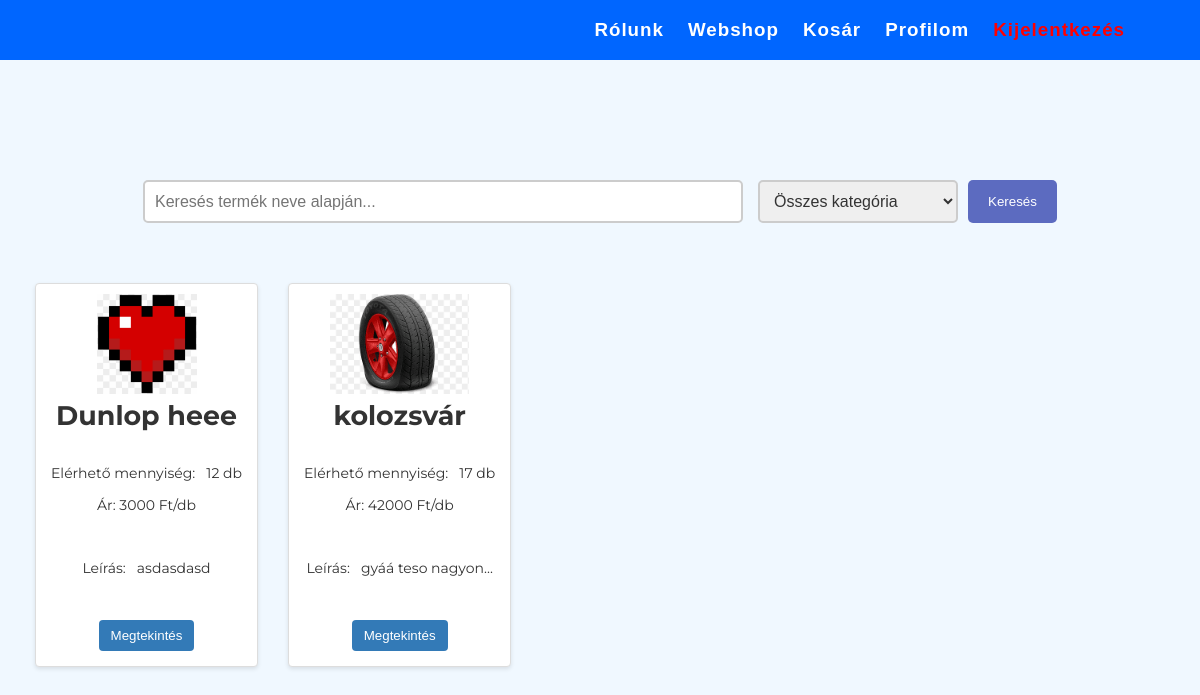
The page /user/vasarlas.php (signed in) on the database its author committed.
### tables this page shows
CREATE TABLE `termekek` (
  `termek_id` int(11) NOT NULL,
  `nev` varchar(64) NOT NULL,
  `szelesseg` int(11) NOT NULL,
  `profil` int(11) NOT NULL,
  `atmero` int(11) NOT NULL,
  `kategoria_id` int(11) NOT NULL,
  `kep_id` int(11) NOT NULL,
  `ar` int(11) NOT NULL,
  `mennyiseg` int(11) NOT NULL,
  `leiras` varchar(512) NOT NULL
);

CREATE TABLE `kepek` (
  `kep_id` int(11) NOT NULL,
  `file_name` varchar(255) NOT NULL,
  `file_type` varchar(50) NOT NULL,
  `file_size` int(11) NOT NULL
);

### user/vasarlas.php (the view, shortened to what this page needs)
<?php
include ('../php/config.php');
$query = "SELECT termekek.*, kepek.file_name FROM termekek LEFT JOIN kepek ON termekek.kep_id = kepek.kep_id";
$query .= " ORDER BY termek_id DESC";
$termekek = mysqli_query($con, $query);
?>
<!DOCTYPE html>
<html lang="en">
<head>
    <link rel="stylesheet" href="https://unpkg.com/boxicons@latest/css/boxicons.min.css">
    <link rel="stylesheet" href="../css/styles.css">
    <link rel="stylesheet" href="buy.css">
</head>
<body>
    <header>
        <nav class="nav" id="navbar">
            <ul class="nav__list" id="navlinkitems">
                <li class="nav__item">
                    <a href="./rolunk.php" class="nav__link" id="about">Rólunk</a>
                </li>
                <li class="nav__item">
                    <a href="./vasarlas.php" class="nav__link" id="service">Webshop</a>
                </li>
                <li class="nav__item">
                    <a href="kosar.php" class="nav__link" id="cart">Kosár</a>
                </li>
                <li class="nav__item">
                    <a href="./profile.php" class="nav__link" id="contact">Profilom</a>
                </li>
                <li class="nav_item">
                    <a href="../logout.php" class="nav__link" style="color:red" id="logout">Kijelentkezés</a>
                </li>
            </ul>
        </nav>
    </header>
    <div class="search-bar" style="margin-top:120px">
        <form method="post" action="">
            <input type="text" name="termek_neve" placeholder="Keresés termék neve alapján..."
                value="<?php echo isset($_POST['termek_neve']) ? $_POST['termek_neve'] : ''; ?>" />
            <select name="kategoria">
                <option value="0">Összes kategória</option>
            </select>
            <input type="submit" name="keres" value="Keresés" />
        </form>
    </div>
    <div class="row" style="display:flex">
        <?php
        if (isset($termekek)) {
            while ($row = mysqli_fetch_assoc($termekek)) {
                $kepid = $row['kep_id'];
                $kepek = mysqli_query($con, "SELECT * FROM kepek WHERE kep_id =  '$kepid'");
                $kep_row = mysqli_fetch_assoc($kepek); ?>
                <div class="col-md-4 col-sm-4 col-xs-12 text-center">
                    <div class="panel panel-pricing" style="margin-top:200px">
                        <div class="panel-heading">
                            <i class="fa"><img src="../uploads/<?php echo $kep_row['file_name'] ?>"
                                    style="width: auto; height: 100px;" alt="" /></i>
                            <h3><?php echo $row['nev']; ?></h3>
                        </div>
                        <div class="panel-body text-center">
                            <p class="p-title">Elérhető mennyiség: &nbsp;
                                <?php echo $row['mennyiseg'] . " db"; ?>
                            </p>
                            <p class="p-title">Ár:<?php echo "&nbsp;" . $row['ar'] . " Ft/db"; ?></p>
                        </div>
                        <?php
                        $maxLength = 18;
                        if (isset($row['leiras'])) {
                            $leiras = $row['leiras'];
                            if (strlen($leiras) > $maxLength) {
                                $shortDescription = substr($leiras, 0, $maxLength);
                                $shortDescription .= '...';
                            } else {
                                $shortDescription = $leiras;
                            }
                        }
                        ?>
                        <div class="panel-body text-center">
                            <p class="p-info">Leírás: &nbsp; <?php echo $shortDescription; ?></p>
                        </div>
                        <div class="panel-body text-center">
                            <form method="post" action="../user/megtekint.php">
                                <input type="submit" class="btn sub-btn" name="szerk" id="szerk" value="Megtekintés">
                            </form>
                        </div>
                    </div>
                </div>
                <?php
            }
        }
        ?>
    </div>
</body>
</html>

### css/styles.css (style rules this page uses)
html { font-size: 62.5%; }
body { font-family: "Montserrat", sans-serif; font-size: clamp(1.6rem, 0.3125vw + 1.5rem, 2rem); }
p { -webkit-margin-before: 0px; margin-block-start: 0px; -webkit-margin-after: 0px; margin-block-end: 0px; }
h3 { font-size: clamp(2.16rem, 0.60359375vw + 1.96685rem, 2.9326rem); }
h1, h2, h3, h4, h5, h6 { font-weight: 700; -webkit-margin-before: 0px; margin-block-start: 0px; -webkit-margin-after: 0px; margin-block-end: 0px; }
html { scroll-behavior: smooth; }
* { margin: 0; padding: 0; box-sizing: border-box; }
body { margin: 0; font-family: "Source Sans Pro", sans-serif; line-height: 1.6; overflow-x: hidden; background: var(--bg-color); }
.nav { background-color: #0066ff; color: #fff; height: 6rem; width: 100%; display: block; justify-content: flex-start; font-weight: 300; position: relative; padding: 15px; left: 0; top: 0; }
.nav__list { list-style: none; display: flex; justify-content: flex-end; padding: 0vh 4vw; }
.nav__link { color: inherit; text-decoration: none; margin-right: 50px; position: relative; font-family: "Raleway", sans-serif; padding: 16px 0; margin: 0 12px; letter-spacing: 1px; line-height: 16px; font-weight: 700; transition: color 0.1s, background-color 0.1s, padding 0.2s ease-in; color: #fff; }
.nav__link::before { content: ""; display: block; position: absolute; bottom: 3px; left: 0; height: 3px; width: 100%; background-color: #fff; transform-origin: right top; transform: scale(0, 1); transition: color 0.1s, transform 0.2s ease-out; }
a { text-decoration: none; color: #111; }

### user/buy.css (style rules this page uses)
body { font-family: 'Montserrat', sans-serif; background-color: #f0f8ff; margin: 0; color: #333; }
.row { display: flex; flex-wrap: wrap; margin-right: 0px; margin-left: 20px; margin-top: -140px; }
.col-md-4, .col-sm-4, .col-xs-12 { position: relative; padding-right: 15px; padding-left: 15px; box-sizing: border-box; }
.panel { background-color: #fff; border: 1px solid #ddd; border-radius: 4px; box-shadow: 0 2px 4px rgba(0,0,0,0.1); margin-top: 20px; overflow: hidden; }
.panel-heading { text-align: center; position: relative; padding: 10px 15px; align-items: center; justify-content: center; }
.panel-heading img { width: auto; height: 100px; margin: 0 auto; display: block; }
.panel-body { padding: 15px; text-align: center; }
.p-title, .p-info { margin-bottom: 10px; font-size: 14px; }
.btn.sub-btn { background-color: #337ab7; color: white; border: none; padding: 8px 12px; border-radius: 4px; cursor: pointer; }
.search-bar form { display: flex; justify-content: center; margin-top: 20px; gap: 10px; }
.search-bar input[type="text"], .search-bar select { padding: 10px; border: 2px solid #ccc; border-radius: 5px; font-size: 16px; color: #333; z-index: 2000; }
.search-bar input[type="text"] { width: 50%; margin-right: 5px; z-index: 1100; }
.search-bar select { width: 200px; }
.search-bar input[type="submit"] { padding: 10px 20px; background-color: #5C6BC0; color: white; border: none; border-radius: 5px; cursor: pointer; transition: background-color 0.3s ease; }

### rows shown on the page
termekek: kep.file_name (picture), nev "Dunlop heee", mennyiseg "12", ar "3000", leiras "asdasdasd"
termekek: kep.file_name (picture), nev "kolozsvár", mennyiseg "17", ar "42000", leiras "gyáá teso nagyon..."
